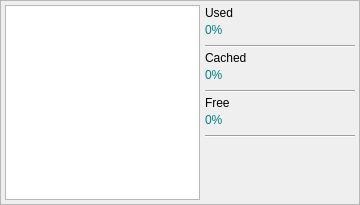
     <widget class="QFrame" name="memofmgf">
      <property name="geometry">
       <rect>
        <x>215</x>
        <y>30</y>
        <width>360</width>
        <height>205</height>
       </rect>
      </property>
      <property name="sizePolicy">
       <sizepolicy hsizetype="Fixed" vsizetype="Fixed">
        <horstretch>0</horstretch>
        <verstretch>0</verstretch>
       </sizepolicy>
      </property>
      <property name="minimumSize">
       <size>
        <width>360</width>
        <height>205</height>
       </size>
      </property>
      <property name="maximumSize">
       <size>
        <width>360</width>
        <height>205</height>
       </size>
      </property>
      <property name="frameShape">
       <enum>QFrame::StyledPanel</enum>
      </property>
      <property name="frameShadow">
       <enum>QFrame::Raised</enum>
      </property>
      <widget class="QChartView" name="memogfvw">
       <property name="geometry">
        <rect>
         <x>5</x>
         <y>5</y>
         <width>195</width>
         <height>195</height>
        </rect>
       </property>
       <property name="sizePolicy">
        <sizepolicy hsizetype="Fixed" vsizetype="Fixed">
         <horstretch>0</horstretch>
         <verstretch>0</verstretch>
        </sizepolicy>
       </property>
       <property name="minimumSize">
        <size>
         <width>195</width>
         <height>195</height>
        </size>
       </property>
       <property name="maximumSize">
        <size>
         <width>195</width>
         <height>195</height>
        </size>
       </property>
      </widget>
      <widget class="QLabel" name="memouplb">
       <property name="geometry">
        <rect>
         <x>205</x>
         <y>5</y>
         <width>150</width>
         <height>15</height>
        </rect>
       </property>
       <property name="sizePolicy">
        <sizepolicy hsizetype="Fixed" vsizetype="Fixed">
         <horstretch>0</horstretch>
         <verstretch>0</verstretch>
        </sizepolicy>
       </property>
       <property name="minimumSize">
        <size>
         <width>150</width>
         <height>15</height>
        </size>
       </property>
       <property name="maximumSize">
        <size>
         <width>150</width>
         <height>15</height>
        </size>
       </property>
       <property name="styleSheet">
        <string notr="true">font: 10pt &quot;Inter&quot;;</string>
       </property>
       <property name="text">
        <string>Used</string>
       </property>
      </widget>
      <widget class="QLabel" name="memouspc">
       <property name="geometry">
        <rect>
         <x>205</x>
         <y>20</y>
         <width>150</width>
         <height>20</height>
        </rect>
       </property>
       <property name="sizePolicy">
        <sizepolicy hsizetype="Fixed" vsizetype="Fixed">
         <horstretch>0</horstretch>
         <verstretch>0</verstretch>
        </sizepolicy>
       </property>
       <property name="minimumSize">
        <size>
         <width>150</width>
         <height>20</height>
        </size>
       </property>
       <property name="maximumSize">
        <size>
         <width>150</width>
         <height>20</height>
        </size>
       </property>
       <property name="styleSheet">
        <string notr="true">font: 15pt &quot;JetBrains Mono&quot;;
color: #008080;</string>
       </property>
       <property name="text">
        <string>0%</string>
       </property>
      </widget>
      <widget class="QLabel" name="memoccpc">
       <property name="geometry">
        <rect>
         <x>205</x>
         <y>65</y>
         <width>150</width>
         <height>20</height>
        </rect>
       </property>
       <property name="sizePolicy">
        <sizepolicy hsizetype="Fixed" vsizetype="Fixed">
         <horstretch>0</horstretch>
         <verstretch>0</verstretch>
        </sizepolicy>
       </property>
       <property name="minimumSize">
        <size>
         <width>150</width>
         <height>20</height>
        </size>
       </property>
       <property name="maximumSize">
        <size>
         <width>150</width>
         <height>20</height>
        </size>
       </property>
       <property name="styleSheet">
        <string notr="true">font: 15pt &quot;JetBrains Mono&quot;;
color: #008080;</string>
       </property>
       <property name="text">
        <string>0%</string>
       </property>
      </widget>
      <widget class="QLabel" name="memocplb">
       <property name="geometry">
        <rect>
         <x>205</x>
         <y>50</y>
         <width>150</width>
         <height>15</height>
        </rect>
       </property>
       <property name="sizePolicy">
        <sizepolicy hsizetype="Fixed" vsizetype="Fixed">
         <horstretch>0</horstretch>
         <verstretch>0</verstretch>
        </sizepolicy>
       </property>
       <property name="minimumSize">
        <size>
         <width>150</width>
         <height>15</height>
        </size>
       </property>
       <property name="maximumSize">
        <size>
         <width>150</width>
         <height>15</height>
        </size>
       </property>
       <property name="styleSheet">
        <string notr="true">font: 10pt &quot;Inter&quot;;</string>
       </property>
       <property name="text">
        <string>Cached</string>
       </property>
      </widget>
      <widget class="Line" name="memolin1">
       <property name="geometry">
        <rect>
         <x>205</x>
         <y>45</y>
         <width>150</width>
         <height>3</height>
        </rect>
       </property>
       <property name="sizePolicy">
        <sizepolicy hsizetype="Fixed" vsizetype="Fixed">
         <horstretch>0</horstretch>
         <verstretch>0</verstretch>
        </sizepolicy>
       </property>
       <property name="minimumSize">
        <size>
         <width>150</width>
         <height>3</height>
        </size>
       </property>
       <property name="maximumSize">
        <size>
         <width>150</width>
         <height>3</height>
        </size>
       </property>
       <property name="orientation">
        <enum>Qt::Horizontal</enum>
       </property>
      </widget>
      <widget class="Line" name="memolin2">
       <property name="geometry">
        <rect>
         <x>205</x>
         <y>90</y>
         <width>150</width>
         <height>3</height>
        </rect>
       </property>
       <property name="sizePolicy">
        <sizepolicy hsizetype="Fixed" vsizetype="Fixed">
         <horstretch>0</horstretch>
         <verstretch>0</verstretch>
        </sizepolicy>
       </property>
       <property name="minimumSize">
        <size>
         <width>150</width>
         <height>3</height>
        </size>
       </property>
       <property name="maximumSize">
        <size>
         <width>150</width>
         <height>3</height>
        </size>
       </property>
       <property name="orientation">
        <enum>Qt::Horizontal</enum>
       </property>
      </widget>
      <widget class="Line" name="memolin3">
       <property name="geometry">
        <rect>
         <x>205</x>
         <y>135</y>
         <width>150</width>
         <height>3</height>
        </rect>
       </property>
       <property name="sizePolicy">
        <sizepolicy hsizetype="Fixed" vsizetype="Fixed">
         <horstretch>0</horstretch>
         <verstretch>0</verstretch>
        </sizepolicy>
       </property>
       <property name="minimumSize">
        <size>
         <width>150</width>
         <height>3</height>
        </size>
       </property>
       <property name="maximumSize">
        <size>
         <width>150</width>
         <height>3</height>
        </size>
       </property>
       <property name="orientation">
        <enum>Qt::Horizontal</enum>
       </property>
      </widget>
      <widget class="QLabel" name="memofrpc">
       <property name="geometry">
        <rect>
         <x>205</x>
         <y>110</y>
         <width>150</width>
         <height>20</height>
        </rect>
       </property>
       <property name="sizePolicy">
        <sizepolicy hsizetype="Fixed" vsizetype="Fixed">
         <horstretch>0</horstretch>
         <verstretch>0</verstretch>
        </sizepolicy>
       </property>
       <property name="minimumSize">
        <size>
         <width>150</width>
         <height>20</height>
        </size>
       </property>
       <property name="maximumSize">
        <size>
         <width>150</width>
         <height>20</height>
        </size>
       </property>
       <property name="styleSheet">
        <string notr="true">font: 15pt &quot;JetBrains Mono&quot;;
color: #008080;</string>
       </property>
       <property name="text">
        <string>0%</string>
       </property>
      </widget>
      <widget class="QLabel" name="memofplb">
       <property name="geometry">
        <rect>
         <x>205</x>
         <y>95</y>
         <width>150</width>
         <height>15</height>
        </rect>
       </property>
       <property name="sizePolicy">
        <sizepolicy hsizetype="Fixed" vsizetype="Fixed">
         <horstretch>0</horstretch>
         <verstretch>0</verstretch>
        </sizepolicy>
       </property>
       <property name="minimumSize">
        <size>
         <width>150</width>
         <height>15</height>
        </size>
       </property>
       <property name="maximumSize">
        <size>
         <width>150</width>
         <height>15</height>
        </size>
       </property>
       <property name="styleSheet">
        <string notr="true">font: 10pt &quot;Inter&quot;;</string>
       </property>
       <property name="text">
        <string>Free</string>
       </property>
      </widget>
     </widget>
